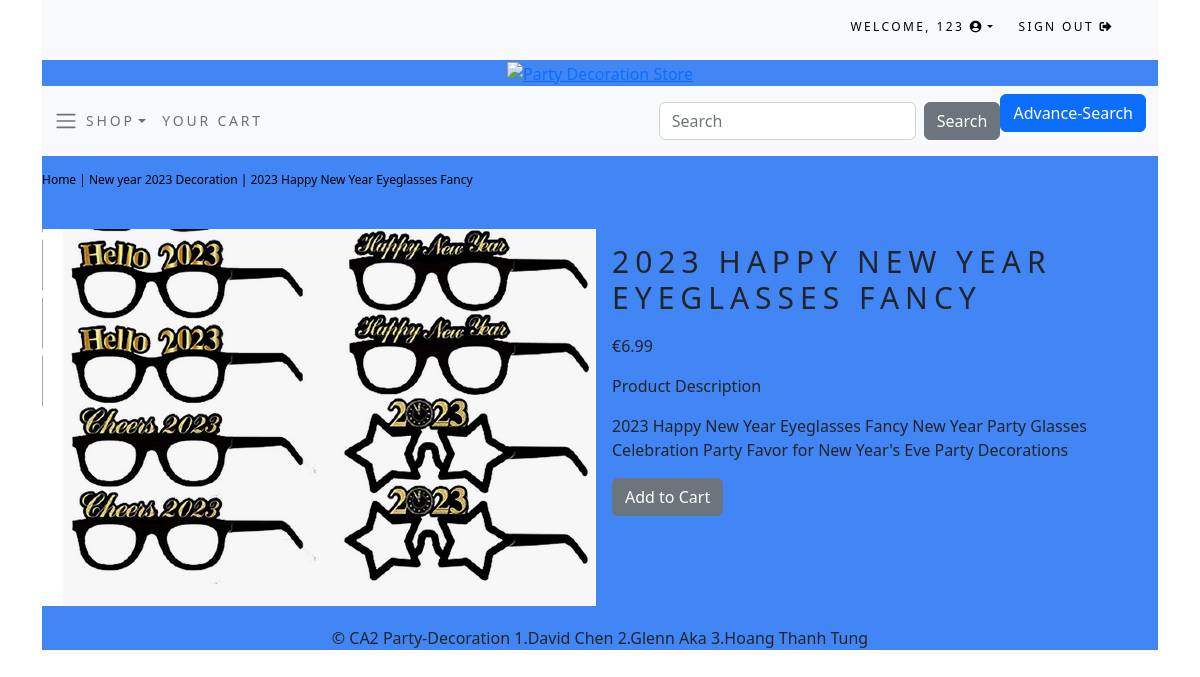
The app's page /116fa26d-6580-4d1b-a319-8ad526551cb3/93caa114-4b73-4ba0-aadc-5e4a22344158/ (signed in) with its own data.
### accounts/models.py (models this page shows)
class CustomUser(AbstractUser):
    age = models.PositiveIntegerField(null=True, blank=True)

### shop/models.py (models this page shows, shortened)
class Product(models.Model):
    id = models.UUIDField(primary_key=True,default=uuid.uuid4,editable=False)
    name = models.CharField(max_length=250, unique=True)
    description = models.TextField(blank = True)
    category = models.ForeignKey(Category, on_delete=models.CASCADE)
    price = models.DecimalField(max_digits=10, decimal_places=2)
    image = models.ImageField(upload_to = 'product', blank=True)
    stock = models.IntegerField()
    available = models.BooleanField(default=True)
    created = models.DateTimeField(auto_now_add=True, blank = True, null= True)
    updated = models.DateTimeField(auto_now=True, blank = True, null= True)
    class Meta:
        ordering = ('name',)
        verbose_name = 'product'
        verbose_name_plural = 'products'

class Category(models.Model):
    id = models.UUIDField(
        primary_key=True,
        default=uuid.uuid4,
        editable=False)
    name = models.CharField(max_length=250, unique=True)
    description = models.TextField(blank = True)
    image = models.ImageField(upload_to = 'category', blank=True)
    class Meta:
        ordering = ('name',)
        verbose_name = 'category'
        verbose_name_plural = 'categories'
    def get_absolute_url(self):
        return reverse('shop:products_by_category', args=[self.id])
    def __str__(self):
        return self.name

### shop/views.py (the view)
# urls.py: path('<uuid:category_id>/<uuid:product_id>/', views.product_detail, name = 'product_detail'),
def product_detail(request, category_id, product_id):
    product = get_object_or_404(Product, category_id=category_id, id=product_id)
    return render(request, 'shop/product.html', {'product':product})

### cart/context_processors.py (called while the page is built)
def counter(request):
    item_count = 0
    if 'admin' in request.path:
        return {}
    else:
        try:
            cart = Cart.objects.filter(cart_id=_cart_id(request))
            cart_items = CartItem.objects.all().filter(cart=cart[:1])
            for cart_item in cart_items:
                item_count += cart_item.quantity
        except Cart.DoesNotExist:
            item_count = 0
    return {'item_count':item_count}

### cart/views.py (called while the page is built)
def _cart_id(request):
    cart = request.session.session_key
    if not cart:
        cart = request.session.create()
    return cart

### shop/context_processors.py (called while the page is built)
def menu_links(request):
    links = Category.objects.all()
    return {'links':links}

### shop/templates/shop/product.html (shortened to what this page needs)
{% extends "base.html" %}
{% load static %}
{% block content %}
    <div class = "row my_prod_row_class">
        <div class = "mx-auto">
            <p><a href="{% url 'shop:all_products' %}">Home</a> | <a href="{{
            product.category.get_url }}">{{product.category}}</a> |
            {{product.name}}</p>
        </div>
        <div class="container">
            <br>
            <div class="row">
                <div class="col-12 col-sm12 col-md-12 col-lg-6 text-center">
                    <div>
                        <img src="{{product.image.url}}"
                        alt="{{product.name}}">
                    </div>
                </div>
                <div class ="col-12 col-sm-12 col-md12 col-lg-6">
                    <div>
                        <h1 class="my_prod_title">{{product.name}}</h1>
                        <p>€{{product.price}}</p>
                        <p class = "my title">Product Description</p>
                        <p class = "text-justify my_prod_text">{{product.description}}</p>
                        {% if product.stock == 0%}
                            <p class="text-justify my_prod_text"><b>Out of Stock</b></p>
                        {% else %}
                            <a class = "btn btn-secondary"href="{%url 'cart:add_cart' product.id %}">Add to Cart</a>
                        {% endif %}
                    </div>
                </div>
            </div>
        </div>
    </div>
{% endblock %}

### shop/templates/top-navbar.html (shortened to what this page needs)
<div class="container">
    <div class="my_custom_menu">
        <ul>
            {% if user.is_authenticated %}
            <li>
                Welcome, <a href="#" class="dropdown-toggle" data-bs-toggle="dropdown"
                aria-haspopup="true" aria-expanded="false">{{ user.username }}
                <i class="fas fa-user-circle"></i></a>
            </li>
            <li>
                <a href="{% url 'logout' %}">Sign Out <i class="fas fa-sign-out-alt"></i></a>
            </li>
            {% endif %}
        </ul>
    </div>
</div>

### shop/static/css/custom.css (style rules this page uses)
.my_prod_row_class { padding-top: 15px; padding-bottom: 20px; }
.my_prod_row_class .mx-auto p { color: #000; font-size: 12px; }
.my_prod_row_class .mx-auto p a { color: #000; font-size: 12px; text-decoration: none; }
.my_prod_title { font-size: 30px; text-transform: uppercase; letter-spacing: .2em; padding-top: 15px; padding-bottom: 10px; }
.my_prod_text { padding-right: 20px; }
.my_custom_menu { text-align: right !important; }
.my_custom_menu ul li { list-style: none; color: #000; text-transform: uppercase; letter-spacing: .2em; font-size: 12px; padding-right: 20px; display: inline; }
.my_custom_menu ul li a { text-decoration: none; color: #000; list-style: none; text-transform: uppercase; letter-spacing: .2em; font-size: 12px; }

### records on screen
CustomUser: username "123"
Product: category "New year 2023 Decoration", name "2023 Happy New Year Eyeglasses Fancy", image (picture), name "2023 HAPPY NEW YEAR EYEGLASSES FANCY", price "6.99", description "2023 Happy New Year Eyeglasses Fancy New Year Party Glasses Celebration Party Favor for New Year's Eve Party Decorations"
